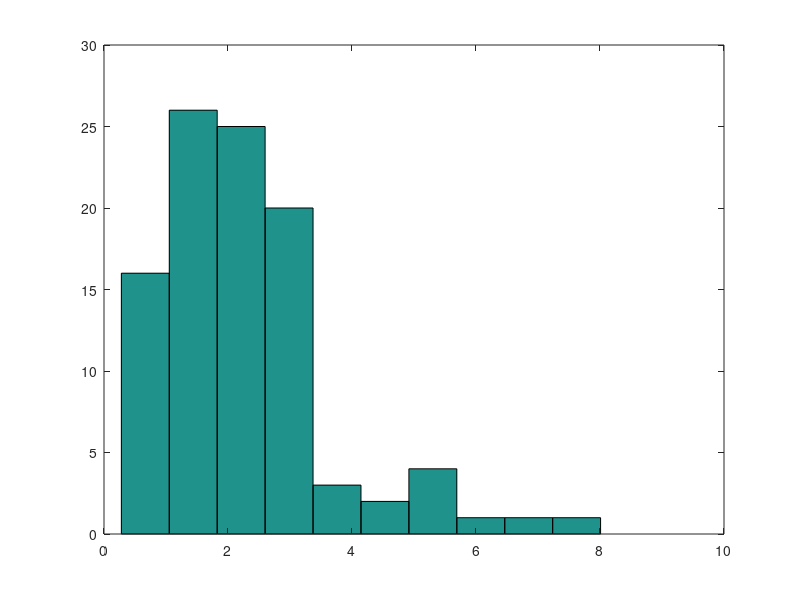

This chart was generated by the following MATLAB code:
load gt1
load matrix

errorR = [];
errorG = [];
errorY = [];

for i = 1:size(matrix,2)
    red = sqrt((gt1(3,i)-matrix(3,i))^2 + (gt1(2,i) - matrix(2,i))^2);
    green = sqrt((gt1(5,i)-matrix(5,i))^2 + (gt1(4,i) - matrix(4,i))^2);
    yellow = sqrt((gt1(7,i)-matrix(7,i))^2 + (gt1(6,i) - matrix(6,i))^2);
    
    errorR = [errorR red];
    errorG = [errorG green];
    errorY = [errorY yellow];
end

hist(errorR)
max(errorG);
errorY;